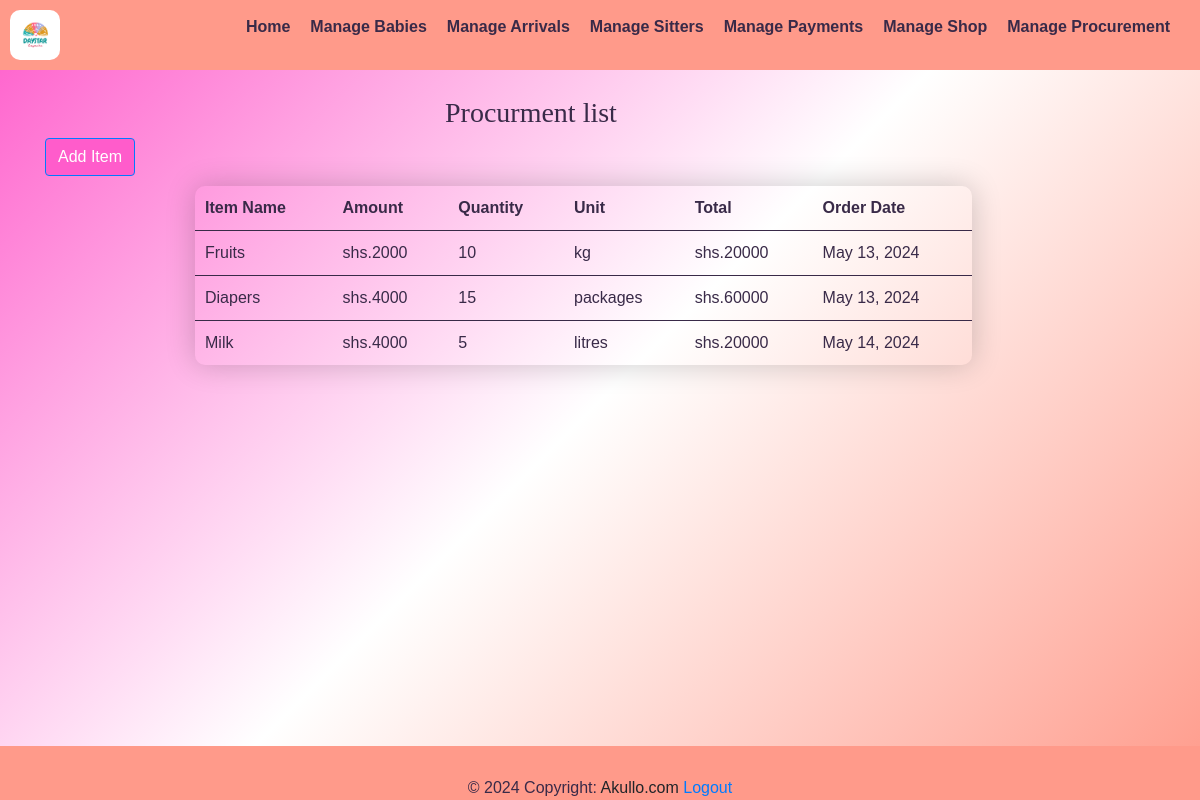
Screenshot of /pro_list/ (signed in) with the database file from the repository.
### yariapp/models.py (models this page shows, shortened)
class Proform(models.Model):
        item_name = models.CharField(max_length=50,null=True)
        amount = models.CharField(max_length=50,null=True)
        quantity = models.DecimalField(max_digits=10, decimal_places=0,)
        unit = models.CharField(max_length=10,null=True)
        total_price = models.CharField(max_length=50,null=True)
        order_date = models.DateField(auto_now_add=True)

### yariapp/views.py (the view)
# urls.py: path('pro_list/', views.pro_list, name='pro_list'),
@login_required
def pro_list(request):
    pro = Proform.objects.all()
    return render(request,'pro_list.html',{'pro':pro})

### yariapp/templates/pro_list.html (shortened to what this page needs)
{% extends 'base.html' %}
{% load static %}
{% block content %}
<div class="navbar">
    <img src="{% static 'images/logo.png' %}" alt="Logo" style="width: 50px; height: auto;border-radius: 10px;">
  <ul class="nav-links">
      <li><a href="{% url 'home' %}"><strong>Home</strong></a></li>
      <li><a href="{% url 'baby_list' %}"><strong>Manage Babies</strong></a></li>
      <li class="dropdown">
        <a href="#" class="dropbtn"><strong>Manage Arrivals</strong></a>
      <li><a href="{% url 'sitters_list' %}"><strong>Manage Sitters</strong></a></li>
      <li class="dropdown">
            <a href="#"><strong>Manage Payments</strong></a>
      <li><a href="{% url 'shop_list' %}"><strong>Manage Shop</strong></a></li>
      <li><a href="{% url 'pro_list' %}"><strong>Manage Procurement</strong></a></li>
  </ul>
  </div>
    <div class="container">
        <table class="table table-striped">
            <table class="styled-table">
                <h3 style="font-family: 'Times New Roman', Times, serif;padding-left: 400px;">Procurment list</h3>
                <div class="add-sitter-button">
                  <a href="{% url 'procurement' %}" class="btn btn-primary" style="background-color: #FF5CCB;">Add Item</a>
              </div>
                <thead>
                  <tr> <th scope="col">Item Name</th>
                    <th scope="col">Amount</th>
                    <th scope="col">Quantity</th>
                    <th scope="col">Unit</th>
                    <th scope="col">Total</th>
                    <th scope="col">Order Date</th>
                  </tr>
                </thead>
                <tbody>
                  {% for item in pro %}
                    <tr>
                      <td>{{ item.item_name }}</td>
                      <td>{{ item.amount }}</td>
                      <td>{{ item.quantity }}</td>
                      <td>{{ item.unit}}</td>
                      <td>{{ item.total_price}}</td>
                      <td>{{ item.order_date}}</td>
                    </tr>
                    {% endfor %}
                </tbody>
              </table>
            {% endblock %}

### yariapp/templates/pro_list.html (style rules this page uses)
table { width: 70%; border-collapse: collapse; border-radius: 10px; overflow-x: hidden; margin: 10px 0; font-size: 16px; box-shadow: 0 0 30px rgba(0, 0, 0, 0.2) !important; margin-left: 150px; margin-bottom: 50px; }
th, td { padding: 10px; text-align: left; }
thead { background-color: transparent !important; color: #392A48; }
tbody { background-color: transparent !important; }
tr:nth-child(even) { background-color: transparent; }
td, th { border-bottom: 1px solid #392A48; }
tbody tr:last-child td { border-bottom:none; }
.navbar { background-color: #FF9A8A; color: #392A48; padding: 10px; display: flex; justify-content: space-between; align-items: center; }
.nav-links { list-style-type: none; display: flex; }
.nav-links li { margin-right: 20px; }
.nav-links li a { text-decoration: none; color: #392A48; }
.dropdown { position: relative; display: inline-block; }

### rows the page displays
Proform: item_name "Fruits", amount "shs.2000", quantity "10", unit "kg", total_price "shs.20000", order_date "May 13, 2024"
Proform: item_name "Diapers", amount "shs.4000", quantity "15", unit "packages", total_price "shs.60000", order_date "May 13, 2024"
Proform: item_name "Milk", amount "shs.4000", quantity "5", unit "litres", total_price "shs.20000", order_date "May 14, 2024"
